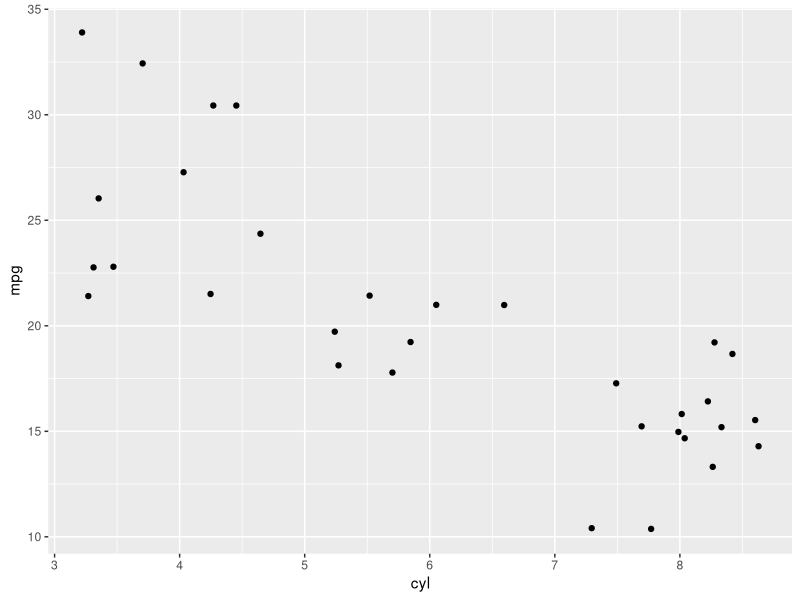
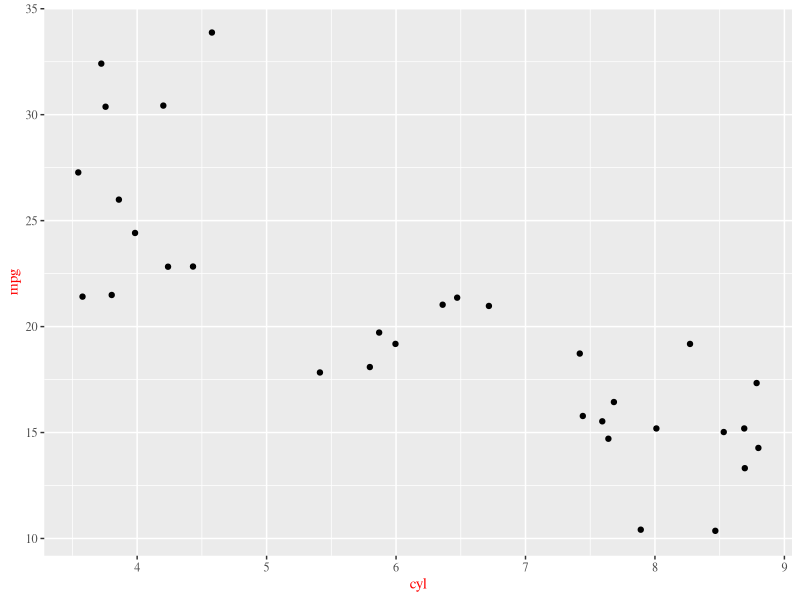
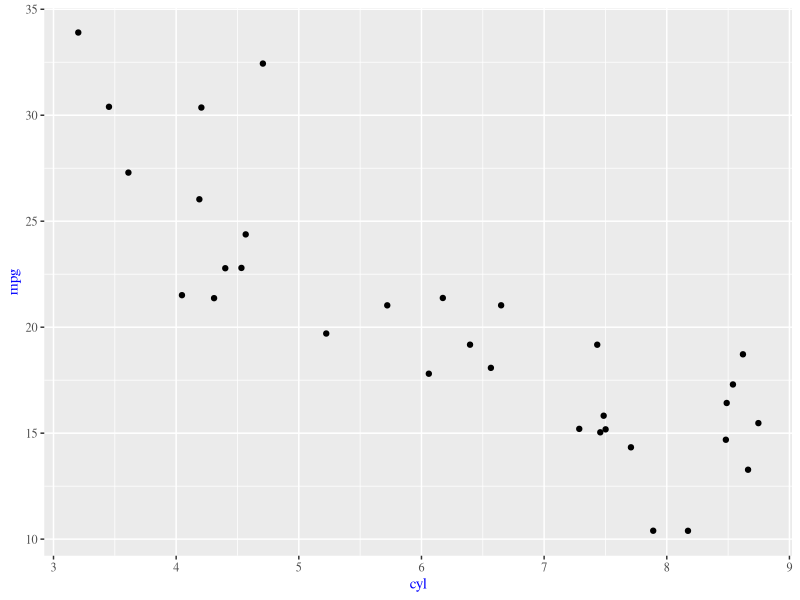

Reproduce these figures in R, in order.
## ---- chunk 1
knitr::opts_chunk$set(
  comment = "#>",
  collapse = TRUE,
  message = FALSE,
  warning = FALSE,
  cache = TRUE,
  out.width = "70%",
  fig.align = 'center',
  fig.width = 6,
  fig.asp =  1,
  fig.show = "hold",
  size = "tiny"
)
## ---- chunk 2
data(mtcars)
library(tidyverse)
## ---- chunk 3
theme_gray
## ---- chunk 4
theme_gray2 <- theme_gray
## ---- chunk 5
ggplot(mtcars, aes(x = cyl, y = mpg)) +
  geom_jitter()
## ---- chunk 6
theme_update(text = element_text(family = "Times",
                            colour = "red"))
## ---- chunk 7
ggplot(mtcars, aes(x = cyl, y = mpg)) +
  geom_jitter()
## ---- chunk 8
theme_test <- theme_grey() +
  theme(text = element_text(family = "Times",
                            color = "blue"))


ggplot(mtcars, aes(x = cyl, y = mpg)) +
  geom_jitter() + 
  theme_test
